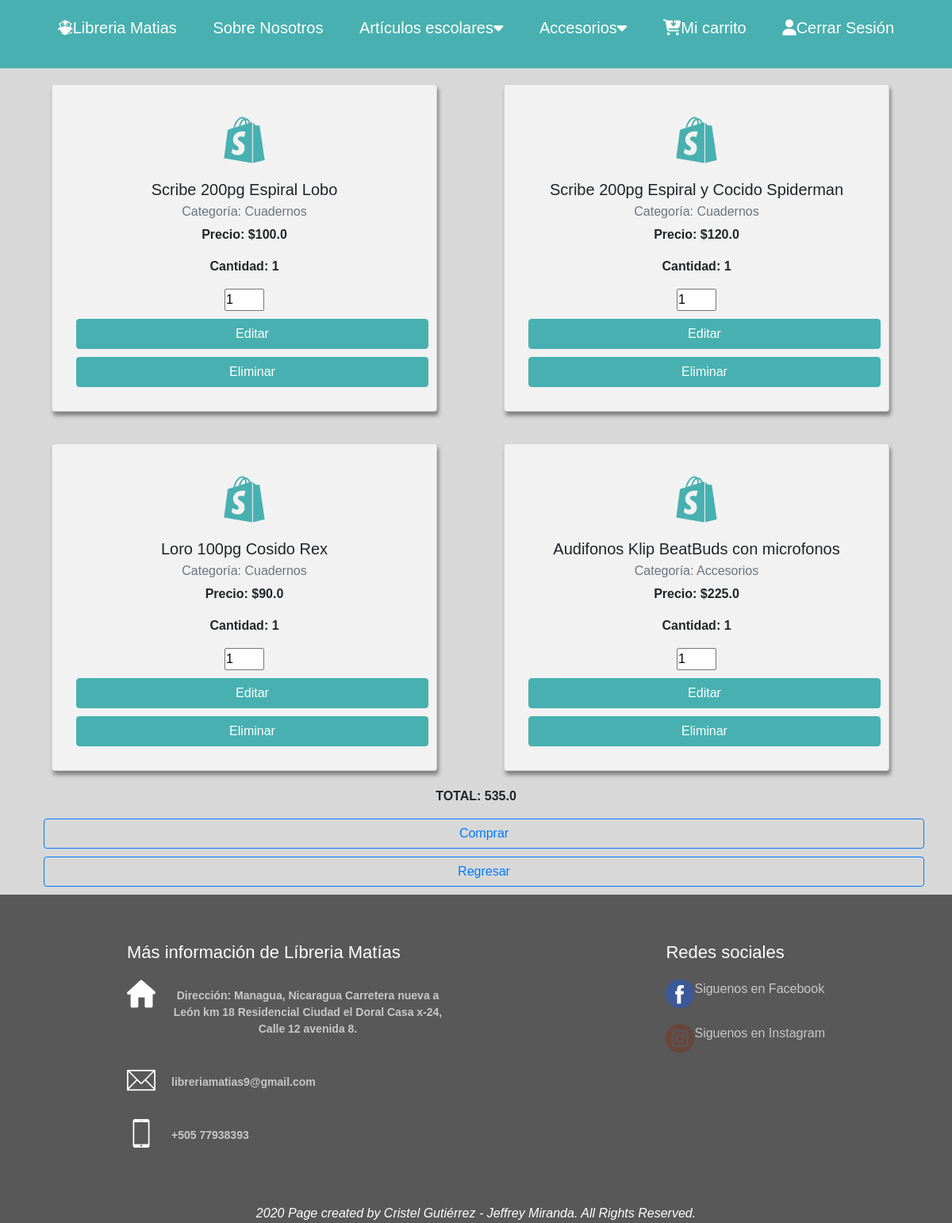
The app's page /reservas (signed in), older data.
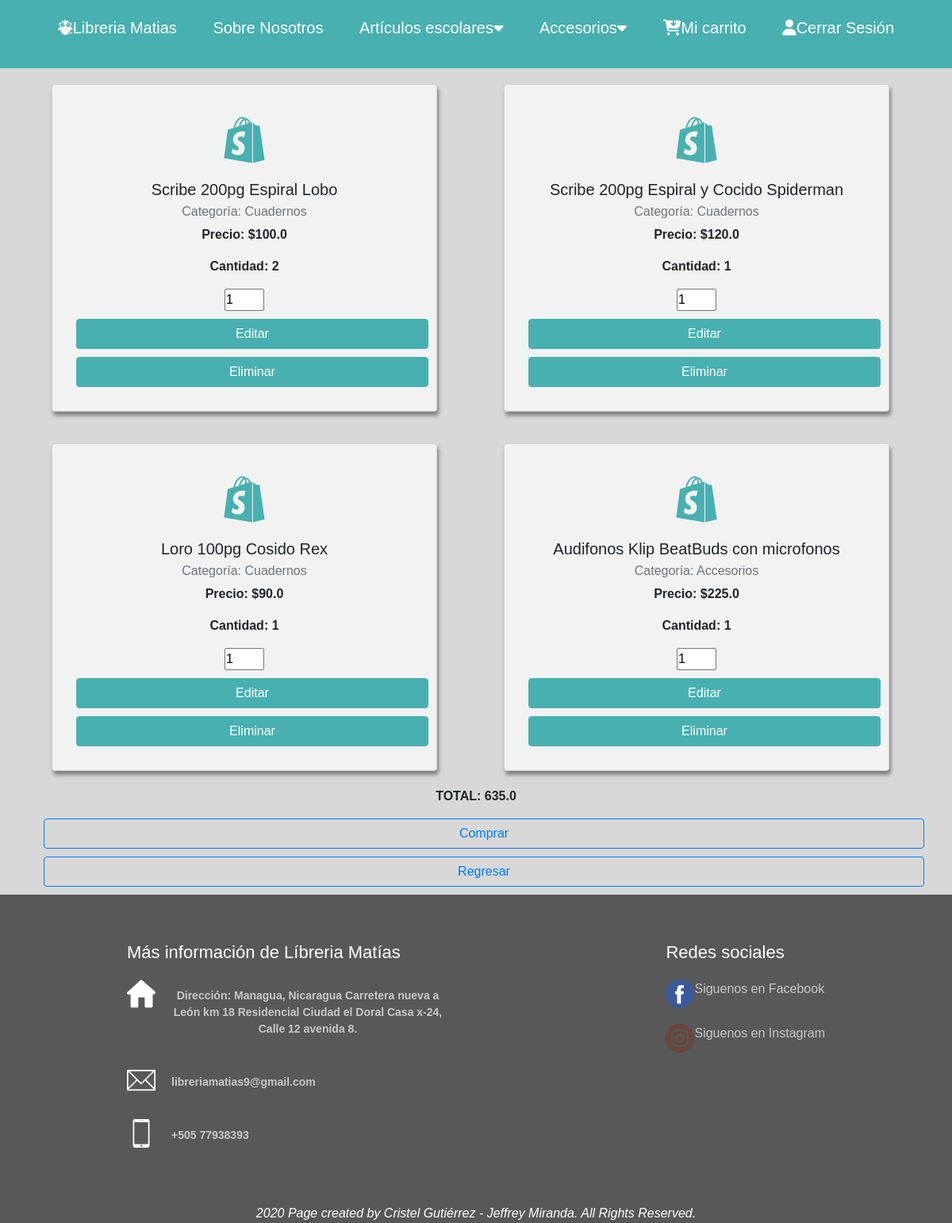
The same page, newer data.
### tables this page shows
CREATE TABLE 'detalle_carrito' 
('id_detalle_carrito' integer PRIMARY KEY AUTOINCREMENT NOT NULL, 
'id_carrito' integer NOT NULL, 'nombre_prod' text NOT NULL,
 'cantidad' integer NOT NULL, 
'precio' real NOT NULL,
 'categoria' text NOT NULL,

foreign key(id_carrito) references carrito(id_carrito)


);

### application.py (the view)
@app.route("/reservas")
def reservas():
    id_carrito = cargarCarrito()
    detalles = db.execute("SELECT * FROM detalle_carrito WHERE id_carrito = :idcar", idcar = id_carrito)
    total = 0.0
    for detalle in detalles:
        total += float(detalle["precio"]) * float(detalle["cantidad"])
    return render_template("reservas.html", detalles = detalles, total = total)

### application.py (called while the page is built)
@app.after_request
def after_request(response):
    response.headers["Cache-Control"] = "no-cache, no-store, must-revalidate"
    response.headers["Expires"] = 0
    response.headers["Pragma"] = "no-cache"
    return response

def cargarCarrito():
    ver = db.execute("Select * from carrito where id_cliente= :id_cliente and estado = 0", id_cliente = session["user_id"] )
    if(len(ver) == 0):
        return db.execute("INSERT INTO carrito(id_cliente) VALUES (:idcliente)", idcliente = session["user_id"])
    else:
        return ver[0]["id_carrito"]

### templates/reservas.html (shortened to what this page needs)
{% extends "index.html" %}
{% block contenido %}
    <section>
          <div class="container">
            <div class="row">
              {%for detalle in detalles%}
              <div class="col-lg-6 col-12">
                <div class="card">
                  <div class="card-body">
                    <i class="fab fa-shopify"></i>
                    <h5 class="card-title">{{ detalle.nombre_prod }}</h5>
                    <h6 class="card-subtitle mb-2 text-muted">Categoría: {{ detalle.categoria }}</h6>
                    <p class="card-text">Precio: ${{ detalle.precio }}
                    <p class="card-text">Cantidad: {{ detalle.cantidad }}</p>
                    <input  type="number" value="1" min='1'  id="cantidad-{{detalle.id_detalle_carrito}}"/>
                    <a href="#" onclick="cambiarCantidad({{detalle.id_detalle_carrito}},'cantidad-{{detalle.id_detalle_carrito}}');" class="btn btn-primary btn-block">Editar</a>
                    <a href="#" onclick="elminarProducto({{detalle.id_detalle_carrito}});" class="btn btn-primary btn-block">Eliminar</a>
                  </div>
                </div>
              </div>
              {% endfor %}
            </div>
            <p>TOTAL: {{total}}</p>
            <button type="button" class="btn btn-outline-primary btn-block" data-toggle="modal" data-target="#exampleModal">Comprar</button>
            <a href="/cuadernos"><button class="btn btn-outline-primary btn-block"> Regresar</button></a>
          </div>
    </section>
{% endblock %}

Row changes from the older to the newer data that the page shows:
changed detalle_carrito "Scribe 200pg Espiral Lobo": cantidad "1" → "2"
Text that changed along with them:
{{ total }}: "535.0" → "635.0"
